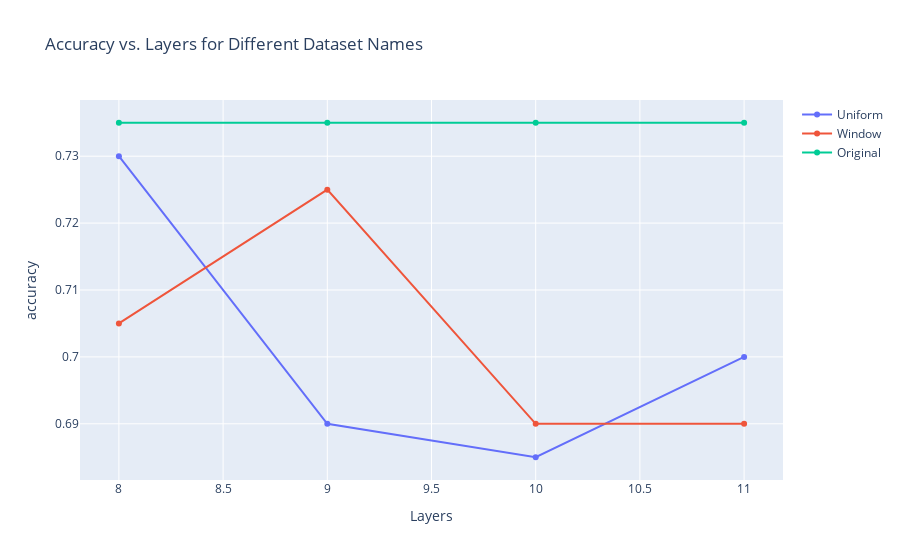

The cell this chart's notebook holds for it:
### Code cell
data = []
for name, group_data in baseline[(baseline['dataset_name']=='qqp')&(baseline['model_name']!='Original')].sort_values(by='layers').groupby('model_name'):
        layers = group_data['layers']
        accuracy = group_data[results_metric]
        data.append(go.Scatter(x=layers, y=accuracy, name=name))
layers = list(range(8,12))
accuracy = baseline[baseline['model_name']=='Original'][results_metric][0]
data.append(go.Scatter(x=layers, y=[accuracy for i in layers], name='Original'))
fig = go.Figure(data=data)
fig.update_layout(xaxis_title='Layers', yaxis_title=results_metric)
fig.update_layout(title='Accuracy vs. Layers for Different Dataset Names')

fig.show()

### Figure 1 — Plotly figure (JSON) as saved in the notebook; plotly's stock layout.template omitted (floating-point values rounded to 4 significant figures)
{"data": [{"name": "Uniform", "type": "scatter", "x": [8, 9, 10, 11], "y": [0.73, 0.69, 0.685, 0.7]}, {"name": "Window", "type": "scatter", "x": [8, 9, 10, 11], "y": [0.705, 0.725, 0.69, 0.69]}, {"name": "Original", "type": "scatter", "x": [8, 9, 10, 11], "y": [0.735, 0.735, 0.735, 0.735]}], "layout": {"autosize": true, "title": {"text": "Accuracy vs. Layers for Different Dataset Names"}, "xaxis": {"autorange": true, "range": [7.818, 11.18], "title": {"text": "Layers"}, "type": "linear"}, "yaxis": {"autorange": true, "range": [0.6809, 0.7391], "title": {"text": "accuracy"}, "type": "linear"}}}
